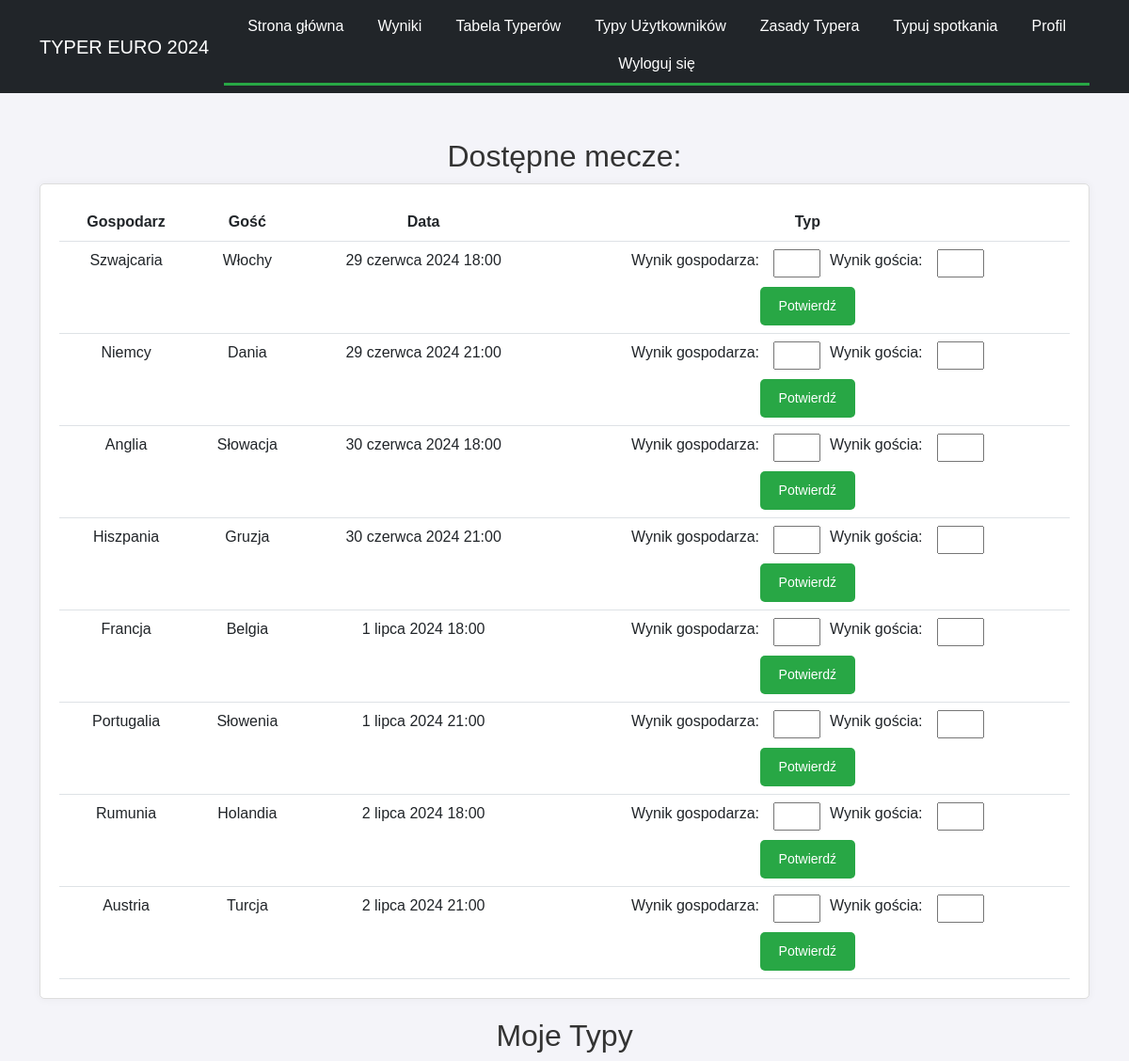
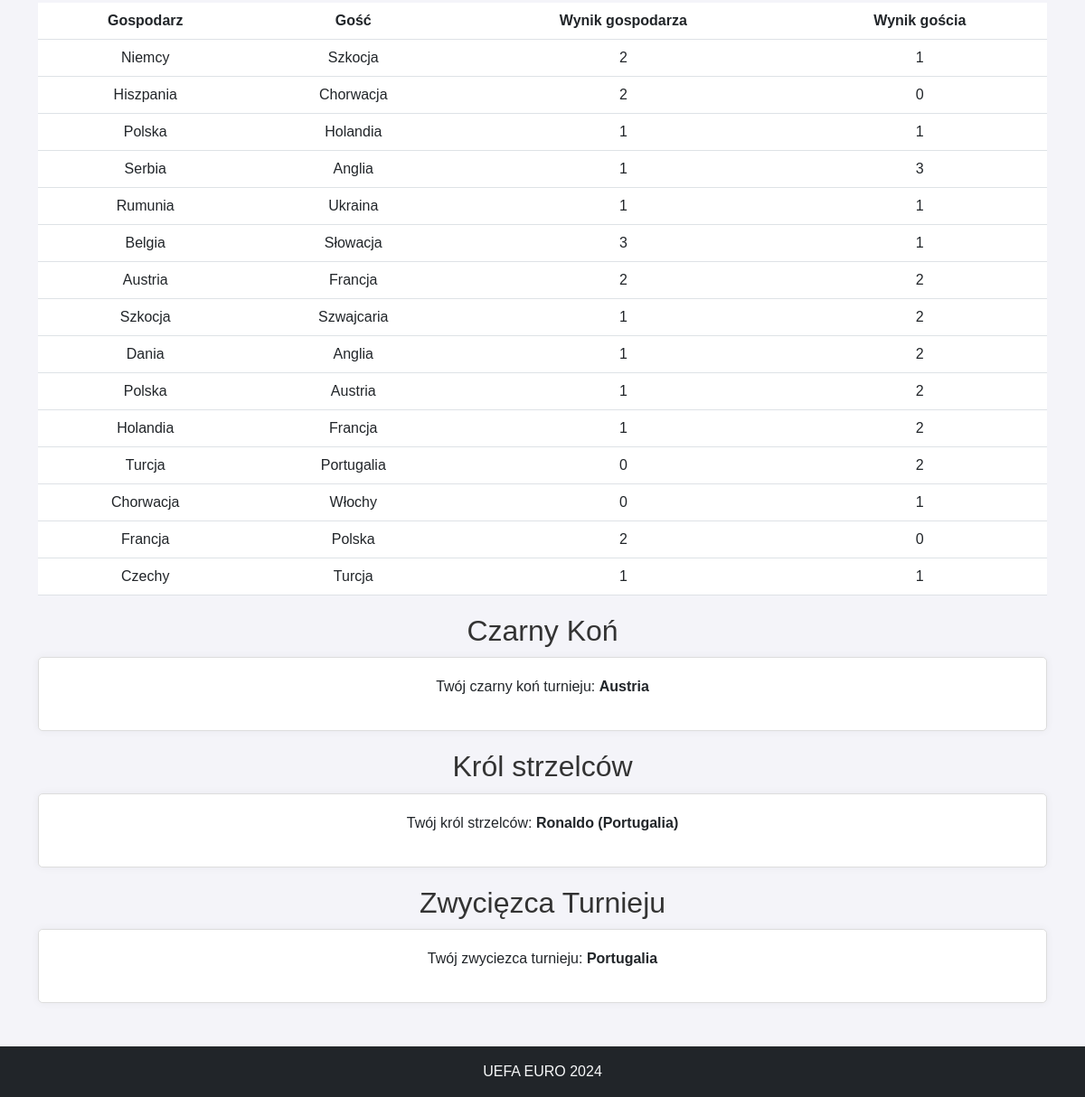
/betting/ (signed in), run on the app's committed database (2 pictures, top to bottom).
### contest/models.py (models this page shows, shortened)
class Article(models.Model):
    title = models.CharField(max_length=200)
    slug = models.SlugField(max_length=200, unique=True, blank=True)
    content = models.TextField()
    author = models.ForeignKey(User, on_delete=models.CASCADE)
    created_at = models.DateTimeField(auto_now_add=True)
    updated_at = models.DateTimeField(auto_now=True)

class Match(models.Model):
    group = models.CharField(max_length=2)
    home_team = models.CharField(max_length=100)
    away_team = models.CharField(max_length=100)
    date = models.DateTimeField()
    place = models.CharField(max_length=100)
    actual_home_team_score = models.IntegerField(null=True, blank=True, default=0)
    actual_away_team_score = models.IntegerField(null=True, blank=True, default=0)
    final_score = models.BooleanField(default=False)

class Bet(models.Model):
    STATUS_CHOICES = [
        (0, 'Pending'),
        (1, 'Wrong'),
        (2, 'Good'),
        (3, 'Exact'),
    ]
    user = models.ForeignKey(User, on_delete=models.CASCADE)
    match = models.ForeignKey(Match, on_delete=models.CASCADE)
    home_team_score = models.IntegerField()
    away_team_score = models.IntegerField()
    status = models.IntegerField(choices=STATUS_CHOICES, default=0)
    created_at = models.DateTimeField(auto_now_add=True)
    updated_at = models.DateTimeField(auto_now=True)

class UnderdogSelection(models.Model):
    team = models.CharField(max_length=50)
    user = models.OneToOneField(User, on_delete=models.CASCADE)
    confirmed = models.BooleanField(default=False)

class TopScorerSelection(models.Model):
    player = models.CharField(max_length=100)
    country = models.CharField(max_length=100)
    confirmed = models.BooleanField(default=False)
    is_top_scorer = models.BooleanField(default=False)
    user = models.ForeignKey(User, on_delete=models.CASCADE, null=True, blank=True)

class TournamentWinnerSelection(models.Model):
    team = models.ForeignKey(Team, on_delete=models.CASCADE)
    user = models.OneToOneField(User, on_delete=models.CASCADE)
    confirmed = models.BooleanField(default=False)  # Add this line

class Team(models.Model):
    name = models.CharField(max_length=255, unique=True)
    is_winner = models.BooleanField(default=False)

### contest/views.py (the view)
# urls.py: path('betting/', views.betting, name='betting'),
@login_required
def betting(request):
    available_matches = Match.objects.exclude(
        bet__user=request.user
    ).exclude(final_score=True)
    my_bets = Bet.objects.filter(user=request.user)
    try:
        underdog = UnderdogSelection.objects.get(user=request.user)
    except UnderdogSelection.DoesNotExist:
        underdog = None
    try:
        top_scorer = TopScorerSelection.objects.get(user=request.user)
    except TopScorerSelection.DoesNotExist:
        top_scorer = None
    try:
        tournament_winner = TournamentWinnerSelection.objects.get(user=request.user)
    except TournamentWinnerSelection.DoesNotExist:
        tournament_winner = None
    if request.method == 'POST':
        if 'place_bet' in request.POST:
            match_id = request.POST['place_bet']
            home_team_score = request.POST.get(f'home_team_score_{match_id}')
            away_team_score = request.POST.get(f'away_team_score_{match_id}')
            if home_team_score is not None and away_team_score is not None:
                match = Match.objects.get(id=match_id)
                Bet.objects.create(
                    user=request.user,
                    match=match,
                    home_team_score=home_team_score,
                    away_team_score=away_team_score
                )
                messages.success(request, 'Bet placed successfully!')
            else:
                messages.error(request, 'Please provide valid scores.')
            return redirect('betting')
        if 'confirm_underdog' in request.POST:
            underdog_form = UnderdogForm(request.POST)
            if underdog_form.is_valid():
                underdog_selection = underdog_form.save(commit=False)
                underdog_selection.user = request.user
                underdog_selection.save()
                messages.success(request, 'Underdog selected successfully!')
                return redirect('betting')
        if 'confirm_top_scorer' in request.POST:
            top_scorer_form = TopScorerForm(request.POST)
            if top_scorer_form.is_valid():
                top_scorer_selection = top_scorer_form.save(commit=False)
                top_scorer_selection.user = request.user
                top_scorer_selection.save()
                messages.success(request, 'Top scorer selected successfully!')
                return redirect('betting')
        if 'confirm_winner' in request.POST:
            winner_form = TournamentWinnerForm(request.POST)
            if winner_form.is_valid():
                winner_selection = winner_form.save(commit=False)
                winner_selection.user = request.user
                winner_selection.save()
                messages.success(request, 'Tournament winner selected successfully!')
                return redirect('betting')
    else:
        underdog_form = UnderdogForm(instance=underdog)
        top_scorer_form = TopScorerForm(instance=top_scorer)
        winner_form = TournamentWinnerForm(instance=tournament_winner)
    context = {
        'available_matches': available_matches,
        'my_bets': my_bets,
        'underdog_form': underdog_form,
        'top_scorer_form': top_scorer_form,
        'winner_form': winner_form,
        'underdog': underdog,
        'top_scorer': top_scorer,
        'tournament_winner': tournament_winner,
    }
    return render(request, 'betting.html', context)

### contest/forms.py
class UnderdogForm(forms.ModelForm):
    TEAM_CHOICES = [
        ('Polska', 'Polska'),
        ('Czechy', 'Czechy'),
        ('Serbia', 'Serbia'),
        ('Szkocja', 'Szkocja'),
        ('Austria', 'Austria'),
        ('Turcja', 'Turcja'),
        ('Szwajcaria', 'Szwajcaria'),
        ('Węgry', 'Węgry'),
        ('Albania', 'Albania'),
        ('Słowenia', 'Słowenia'),
        ('Słowacja', 'Słowacja'),
        ('Rumunia', 'Rumunia'),
        ('Ukraina', 'Ukraina'),
        ('Gruzja', 'Gruzja'),
    ]
    team = forms.ChoiceField(choices=TEAM_CHOICES)
    confirmed = forms.BooleanField(required=True)
    class Meta:
        model = UnderdogSelection
        fields = ['team', 'confirmed']

class TopScorerForm(forms.ModelForm):
    player = forms.ModelChoiceField(
        queryset=TopScorer.objects.all().order_by('country', 'player_name'),
        label="Select Top Scorer",
        widget=forms.Select
    )
    confirmed = forms.BooleanField(required=True)
    class Meta:
        model = TopScorerSelection
        fields = ['player', 'confirmed']

### contest/templatetags/article_tags.py (called while the page is built)
@register.simple_tag
def get_articles():
    return Article.objects.all()

### contest/templates/betting.html (shortened to what this page needs)
{% extends "base.html" %}
{% block content %}
<h2>Dostępne mecze:</h2>
{% if available_matches %}
    <div class="card">
        <table class="table centered">
            <thead>
                <tr>
                    <th>Gospodarz</th>
                    <th>Gość</th>
                    <th>Data</th>
                    <th>Typ</th>
                </tr>
            </thead>
            <tbody>
                {% for match in available_matches %}
                <tr>
                    <td>{{ match.home_team }}</td>
                    <td>{{ match.away_team }}</td>
                    <td>{{ match.date }}</td>
                    <td>
                        <form method="post" class="bet-form">
                            <div class="bet-inputs">
                                <label for="home_team_score_{{ match.id }}">Wynik gospodarza:</label>
                                <input type="number" name="home_team_score_{{ match.id }}" id="home_team_score_{{ match.id }}">
                                <label for="away_team_score_{{ match.id }}">Wynik gościa:</label>
                                <input type="number" name="away_team_score_{{ match.id }}" id="away_team_score_{{ match.id }}">
                            </div>
                            <button type="submit" class="button">Potwierdź</button>
                        </form>
                    </td>
                </tr>
                {% endfor %}
            </tbody>
        </table>
    </div>
{% else %}
    <p class="centered">Nie masz aktualnie meczów do typowania.</p>
{% endif %}
<h2>Moje Typy</h2>
{% if my_bets %}
<table class="table centered">
    <thead>
        <tr>
            <th>Gospodarz</th>
            <th>Gość</th>
            <th>Wynik gospodarza</th>
            <th>Wynik gościa</th>
        </tr>
    </thead>
    <tbody>
        {% for bet in my_bets %}
        <tr>
            <td>{{ bet.match.home_team }}</td>
            <td>{{ bet.match.away_team }}</td>
            <td>{{ bet.home_team_score }}</td>
            <td>{{ bet.away_team_score }}</td>
        </tr>
        {% endfor %}
    </tbody>
</table>
{% else %}
    <p>Nie wytypowałeś jeszcze żadnego meczu.</p>
{% endif %}
<h2>Czarny Koń</h2>
{% if underdog %}
    <div class="card">
        <p>Twój czarny koń turnieju: <strong>{{ underdog.team }}</strong></p>
    </div>
{% else %}
    <form method="post">
        {% csrf_token %}
        {{ underdog_form.as_p }}
        <button type="submit" name="confirm_underdog" class="button">Potwierdź swój typ</button>
    </form>
{% endif %}
<h2>Król strzelców</h2>
{% if top_scorer %}
    <div class="card">
        <p>Twój król strzelców: <strong>{{ top_scorer.player }}</strong></p>
    </div>
{% else %}
    <form method="post">
        {% csrf_token %}
        {{ top_scorer_form.as_p }}
        <button type="submit" name="confirm_top_scorer" class="button">Potwierdź swój typ</button>
    </form>
{% endif %}
<h2>Zwycięzca Turnieju</h2>
{% if tournament_winner %}
    <div class="card">
        <p>Twój zwyciezca turnieju: <strong>{{ tournament_winner.team.name }}</strong></p>
    </div>
{% else %}
    <form method="post">
        {% csrf_token %}
        {{ winner_form.as_p }}
        <button type="submit" name="confirm_winner" class="button">Potwierdź swój typ</button>
    </form>
{% endif %}
{% endblock %}

### contest/templates/base.html (shortened to what this page needs)
{% load static %}
{% load article_tags %}
<!DOCTYPE html>
<html lang="pl">
<head>
    <link href="https://cdn.jsdelivr.net/npm/bootstrap@5.3.0/dist/css/bootstrap.min.css" rel="stylesheet">
    <link rel="stylesheet" type="text/css" href="{% static 'css/styles.css' %}">
    <link rel="stylesheet" href="https://cdnjs.cloudflare.com/ajax/libs/font-awesome/6.0.0-beta3/css/all.min.css">
</head>
<body>
<nav class="navbar navbar-expand-lg navbar-dark bg-dark">
    <div class="container bg-dark border-0">
        <a class="navbar-brand" href="{% url 'home' %}">TYPER EURO 2024</a>
        <div class="collapse navbar-collapse justify-content-center" id="navbarNav">
            <ul class="navbar-nav bg-dark flex-wrap">
                <li class="nav-item">
                    <a class="nav-link" href="{% url 'home' %}">Strona główna</a>
                </li>
                <li class="nav-item">
                    <a class="nav-link" href="{% url 'results' %}">Wyniki</a>
                </li>
                <li class="nav-item">
                    <a class="nav-link" href="{% url 'leaderboard' %}">Tabela Typerów</a>
                </li>
                <li class="nav-item">
                    <a class="nav-link" href="{% url 'user_predictions' %}">Typy Użytkowników</a>
                </li>
                {% get_articles as articles %}
                {% for article in articles %}
                <li class="nav-item">
                    <a class="nav-link" href="{% url 'view_article' article.slug %}">{{ article.title }}</a>
                </li>
                {% endfor %}
                {% if user.is_authenticated %}
                {% if not user.is_superuser %}
                <li class="nav-item">
                    <a class="nav-link" href="{% url 'betting' %}">Typuj spotkania</a>
                </li>
                {% endif %}
                <li class="nav-item">
                    <a class="nav-link" href="{% url 'profile' %}">Profil</a>
                </li>
                <li class="nav-item">
                    <a class="nav-link" href="#" id="logout-link"
                       onclick="document.getElementById('logout-form').submit(); return false;">Wyloguj się</a>
                </li>
                {% else %}
                <li class="nav-item">
                    <a class="nav-link" href="{% url 'login' %}">Zaloguj się</a>
                </li>
                {% endif %}
            </ul>
        </div>
    </div>
</nav>
<div class="container-fluid container-lg mt-5">
    {% block content %}{% endblock %}
</div>
<footer class="footer bg-dark text-light text-center py-3 mt-5">
    <p class="mb-0">UEFA EURO 2024</p>
</footer>
</body>
</html>

### static/css/styles.css (style rules this page uses)
body { font-family: Arial, sans-serif; margin: 0; padding: 0; background-color: #f4f4f9; }
nav ul { list-style-type: none; padding: 0; margin: 0; background-color: #343a40; display: flex; justify-content: center; border-bottom: 3px solid #28a745; }
nav ul li { margin: 0; }
nav ul li a { display: block; color: white; text-align: center; padding: 15px 20px; text-decoration: none; transition: background-color 0.3s; }
h1, h2 { text-align: center; color: #333; margin-top: 20px; margin-bottom: 10px; }
.card { padding: 20px; margin-bottom: 20px; border: 1px solid #ddd; background-color: #fff; border-radius: 5px; box-shadow: 0 0 10px rgba(0, 0, 0, 0.05); text-align: center; }
.button { display: inline-block; padding: 10px 20px; font-size: 14px; text-align: center; color: white; background-color: #28a745; border: none; border-radius: 5px; cursor: pointer; transition: background-color 0.3s; }
.footer { background-color: #343a40; color: #fff; padding: 10px 0; text-align: center; }
.footer p { margin: 0; }
ul { padding: 0; list-style-type: none; text-align: center; }
ul li { margin-bottom: 10px; }
.bet-form { display: inline-block; text-align: center; }
.bet-inputs { display: flex; justify-content: center; gap: 10px; margin-bottom: 10px; }
.bet-inputs label { display: block; padding-right: 5px; }
.bet-inputs input { width: 50px; text-align: center; }
.table { margin: 0 auto; text-align: center; }
.table tr { text-align: center; }
.centered { margin: 0 auto; text-align: center; }
.navbar-nav .nav-item { margin-left: 10px; margin-right: 10px; }
.navbar-nav .nav-link { color: white !important; }

### data on the page
Article: title "Zasady Typera"
Match: home_team "Szwajcaria", away_team "Włochy", date "29 czerwca 2024 18:00"
Match: home_team "Niemcy", away_team "Dania", date "29 czerwca 2024 21:00"
Match: home_team "Anglia", away_team "Słowacja", date "30 czerwca 2024 18:00"
Match: home_team "Hiszpania", away_team "Gruzja", date "30 czerwca 2024 21:00"
Match: home_team "Francja", away_team "Belgia", date "1 lipca 2024 18:00"
Match: home_team "Portugalia", away_team "Słowenia", date "1 lipca 2024 21:00"
Match: home_team "Rumunia", away_team "Holandia", date "2 lipca 2024 18:00"
Match: home_team "Austria", away_team "Turcja", date "2 lipca 2024 21:00"
Bet: match.home_team "Niemcy", match.away_team "Szkocja", home_team_score "2", away_team_score "1"
Bet: match.home_team "Hiszpania", match.away_team "Chorwacja", home_team_score "2", away_team_score "0"
Bet: match.home_team "Polska", match.away_team "Holandia", home_team_score "1", away_team_score "1"
Bet: match.home_team "Serbia", match.away_team "Anglia", home_team_score "1", away_team_score "3"
Bet: match.home_team "Rumunia", match.away_team "Ukraina", home_team_score "1", away_team_score "1"
Bet: match.home_team "Belgia", match.away_team "Słowacja", home_team_score "3", away_team_score "1"
Bet: match.home_team "Austria", match.away_team "Francja", home_team_score "2", away_team_score "2"
Bet: match.home_team "Szkocja", match.away_team "Szwajcaria", home_team_score "1", away_team_score "2"
Bet: match.home_team "Dania", match.away_team "Anglia", home_team_score "1", away_team_score "2"
Bet: match.home_team "Polska", match.away_team "Austria", home_team_score "1", away_team_score "2"
Bet: match.home_team "Holandia", match.away_team "Francja", home_team_score "1", away_team_score "2"
Bet: match.home_team "Turcja", match.away_team "Portugalia", home_team_score "0", away_team_score "2"
Bet: match.home_team "Chorwacja", match.away_team "Włochy", home_team_score "0", away_team_score "1"
Bet: match.home_team "Francja", match.away_team "Polska", home_team_score "2", away_team_score "0"
Bet: match.home_team "Czechy", match.away_team "Turcja", home_team_score "1", away_team_score "1"
UnderdogSelection: team "Austria"
TopScorerSelection: player "Ronaldo (Portugalia)"
TournamentWinnerSelection: team.name "Portugalia"
